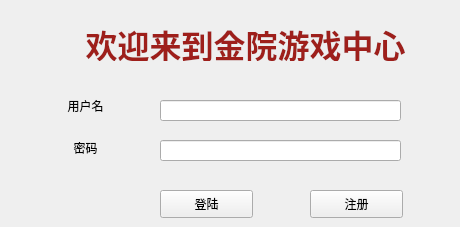
  <widget class="QWidget" name="LoginWindow">
   <property name="windowTitle">
    <string>登陆</string>
   </property>
   <widget class="QLabel" name="UserNameLabel">
    <property name="geometry">
     <rect>
      <x>60</x>
      <y>90</y>
      <width>51</width>
      <height>31</height>
     </rect>
    </property>
    <property name="text">
     <string>用户名</string>
    </property>
    <property name="alignment">
     <set>Qt::AlignCenter</set>
    </property>
   </widget>
   <widget class="QLabel" name="UserPasswordLabel">
    <property name="geometry">
     <rect>
      <x>60</x>
      <y>140</y>
      <width>51</width>
      <height>16</height>
     </rect>
    </property>
    <property name="text">
     <string>密码</string>
    </property>
    <property name="alignment">
     <set>Qt::AlignCenter</set>
    </property>
   </widget>
   <widget class="QLabel" name="WelcomeLabel">
    <property name="geometry">
     <rect>
      <x>40</x>
      <y>20</y>
      <width>411</width>
      <height>41</height>
     </rect>
    </property>
    <property name="text">
     <string>&lt;html&gt;&lt;head/&gt;&lt;body&gt;&lt;p&gt;&lt;span style=&quot; font-size:24pt; font-weight:600; color:#9e1f1b;&quot;&gt;欢迎来到金院游戏中心&lt;/span&gt;&lt;/p&gt;&lt;/body&gt;&lt;/html&gt;</string>
    </property>
    <property name="scaledContents">
     <bool>false</bool>
    </property>
    <property name="alignment">
     <set>Qt::AlignCenter</set>
    </property>
    <property name="wordWrap">
     <bool>false</bool>
    </property>
    <property name="margin">
     <number>0</number>
    </property>
    <property name="indent">
     <number>-1</number>
    </property>
   </widget>
   <widget class="QLineEdit" name="UserNameInput">
    <property name="geometry">
     <rect>
      <x>160</x>
      <y>100</y>
      <width>241</width>
      <height>21</height>
     </rect>
    </property>
   </widget>
   <widget class="QLineEdit" name="UserPaswordInput">
    <property name="geometry">
     <rect>
      <x>160</x>
      <y>140</y>
      <width>241</width>
      <height>21</height>
     </rect>
    </property>
    <property name="echoMode">
     <enum>QLineEdit::Password</enum>
    </property>
   </widget>
   <widget class="QPushButton" name="LoginButton">
    <property name="geometry">
     <rect>
      <x>160</x>
      <y>190</y>
      <width>93</width>
      <height>28</height>
     </rect>
    </property>
    <property name="text">
     <string>登陆</string>
    </property>
    <property name="default">
     <bool>false</bool>
    </property>
    <property name="flat">
     <bool>false</bool>
    </property>
   </widget>
   <widget class="QPushButton" name="GoToRegisterButton">
    <property name="geometry">
     <rect>
      <x>310</x>
      <y>190</y>
      <width>93</width>
      <height>28</height>
     </rect>
    </property>
    <property name="text">
     <string>注册</string>
    </property>
   </widget>
  </widget>
